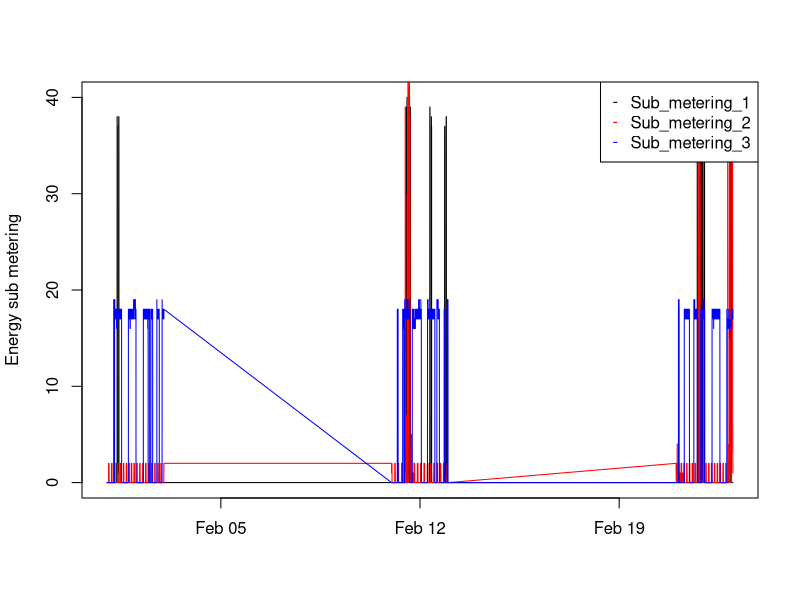

This figure's R source:
data=read.csv("dataset.txt",sep=";",dec=".",
              colClasses=c(rep("character",2),rep("numeric",7)),
              na.strings="?")
datetime<-strptime(paste(data$Date,data$Time),format="%d/%m/%Y %H:%M:%S")

png(file="plot3.png", width=480, height=480)
plot(datetime,data$Sub_metering_1,type="l",
     xlab="",
     ylab="Energy sub metering",
     main="")
lines(datetime,data$Sub_metering_2,col="red")
lines(datetime,data$Sub_metering_3,col="blue")
legend("topright",pch="-",col=c("black","red","blue"), legend=names(data)[7:9])
dev.off()
